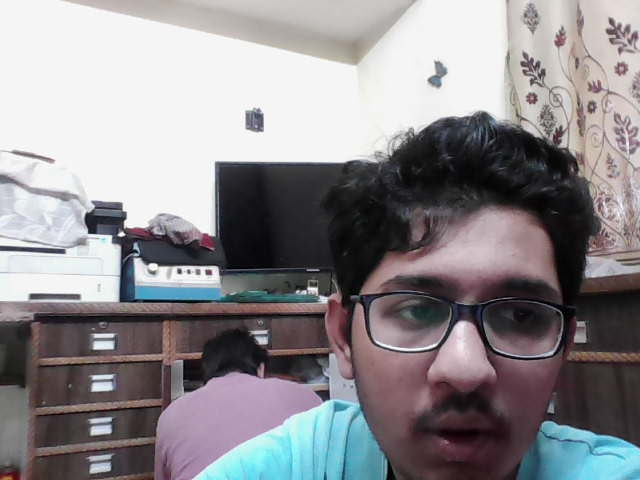
#> input picture captures/analysis_20260526_111026_818740.jpg, 640 x 480 px
$ python -i expression_detector.py   (imports and definitions only)
#> lines starting #> are read from the running program, lines starting #| are printed output that depends on the picture
#> further down, picture is the input picture: shape (480, 640, 3); mean B, G, R 142.1, 138.8, 141.6
"""
Facial Expression Detector using OpenCV
Detects faces and analyzes basic expressions
"""
import cv2
import numpy as np
import logging
from typing import Optional, Dict, Any, List, Tuple

logger = logging.getLogger(__name__)


class ExpressionDetector:
    """Detects facial expressions using OpenCV"""

    def __init__(self):
        """Initialize expression detector with Haar Cascades"""
        self.face_cascade = None
        self.eye_cascade = None
        self.smile_cascade = None

        try:
            # Load Haar Cascade classifiers
            self.face_cascade = cv2.CascadeClassifier(
                cv2.data.haarcascades + 'haarcascade_frontalface_default.xml'
            )
            self.eye_cascade = cv2.CascadeClassifier(
                cv2.data.haarcascades + 'haarcascade_eye.xml'
            )
            self.smile_cascade = cv2.CascadeClassifier(
                cv2.data.haarcascades + 'haarcascade_smile.xml'
            )
            logger.info("Expression detector initialized successfully")
        except Exception as e:
            logger.error(f"Error initializing expression detector: {e}")

    # [22 lines left out: function detect_faces, not called in this run]

    def analyze_expression(self, frame: np.ndarray) -> Dict[str, Any]:
        """
        Analyze facial expression in frame

        Args:
            frame: Input frame (BGR format)

        Returns:
            Dictionary with expression analysis
        """
        if self.face_cascade is None:
            return self._get_default_analysis()

        gray = cv2.cvtColor(frame, cv2.COLOR_BGR2GRAY)
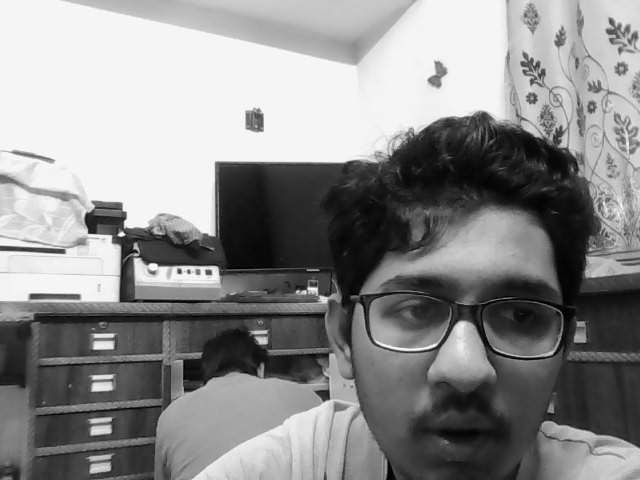
#> gray: shape (480, 640); min 0, max 255, mean 140
        faces = self.face_cascade.detectMultiScale(gray, 1.1, 5, minSize=(30, 30))
#> faces = [[340, 216, 247, 247]]

        if len(faces) == 0:
            return {
                'face_detected': False,
                'dominant_emotion': 'no_face',
                'confidence': 0.0,
                'valence': 0.0,
                'arousal': 0.0,
                'stress_level': 0
            }

        # Get the largest face
        face = max(faces, key=lambda f: f[2] * f[3])
#> face = [340, 216, 247, 247]
        x, y, w, h = face
#> x = 340; y = 216; w = 247; h = 247

        # Extract face region
        face_roi = gray[y:y+h, x:x+w]
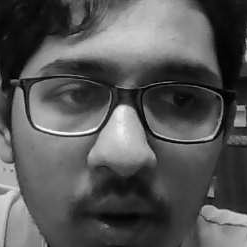
#> face_roi: shape (247, 247); min 0, max 255, mean 86

        # Detect eyes
        eyes = self.eye_cascade.detectMultiScale(face_roi, 1.1, 5) if self.eye_cascade else []
#> eyes = [[50, 78, 38, 38]]

        # Detect smile
        smiles = self.smile_cascade.detectMultiScale(
            face_roi, 1.8, 20, minSize=(25, 25)
        ) if self.smile_cascade else []
#> smiles = ()

        # Analyze expression based on features
        has_smile = len(smiles) > 0
#> has_smile = False
        eye_count = len(eyes)
#> eye_count = 1

        # Calculate face area ratio for stress detection
        face_area = w * h
#> face_area = 61009
        frame_area = gray.shape[0] * gray.shape[1]
#> frame_area = 307200
        face_ratio = face_area / frame_area
#> face_ratio = 0.199

        # Advanced emotion detection
        if has_smile and eye_count >= 2:
            emotion = 'joyful'
            emotion_desc = 'Happy and engaged - optimal performance state'
            valence = 0.8
            arousal = 0.6
            stress_level = 2
        elif has_smile:
            emotion = 'content'
            emotion_desc = 'Relaxed and positive'
            valence = 0.6
            arousal = 0.4
            stress_level = 3
        elif eye_count >= 2 and face_ratio > 0.15:
            emotion = 'intensely_focused'
            emotion_desc = 'High concentration - peak performance zone'
            valence = 0.4
            arousal = 0.8
            stress_level = 7
        elif eye_count >= 2:
            emotion = 'focused'
            emotion_desc = 'Concentrated and alert'
            valence = 0.3
            arousal = 0.7
            stress_level = 6
        elif eye_count == 1:
            emotion = 'contemplative'
            emotion_desc = 'Thinking deeply or partially distracted'
            valence = 0.2
            arousal = 0.5
            stress_level = 5
        elif face_ratio < 0.08:
            emotion = 'distant'
            emotion_desc = 'Disengaged or looking away'
            valence = -0.1
            arousal = 0.3
            stress_level = 4
        else:
            emotion = 'neutral'
            emotion_desc = 'Calm and composed'
            valence = 0.0
            arousal = 0.5
            stress_level = 5

        return {
            'face_detected': True,
            'face_location': (x, y, w, h),
            'dominant_emotion': emotion,
            'emotion_description': emotion_desc,
            'confidence': 0.75 + (0.1 if has_smile else 0.0) + (0.05 if eye_count >= 2 else 0.0),
            'valence': valence,
            'arousal': arousal,
            'stress_level': stress_level,
            'features': {
                'eyes_detected': eye_count,
                'smile_detected': has_smile,
                'face_size_ratio': face_ratio
            },
            'performance_indicators': {
                'engagement_level': 'high' if arousal > 0.6 else 'medium' if arousal > 0.4 else 'low',
                'emotional_stability': 'stable' if abs(valence) < 0.3 else 'positive' if valence > 0 else 'negative',
                'stress_category': 'high' if stress_level > 6 else 'moderate' if stress_level > 4 else 'low'
            }
        }

    # [61 lines left out: functions draw_annotations, _get_default_analysis, not called in this run]

    def is_available(self) -> bool:
        """Check if detector is available"""
        return self.face_cascade is not None


# Made with Bob - OpenCV Face Detection

>>> import cv2
>>> picture = cv2.imread('../../captures/analysis_20260526_111026_818740.jpg')
>>> result = ExpressionDetector().analyze_expression(picture)
#> result = 10 items

$ run again, on captures/analysis_20260526_111031_617210.jpg
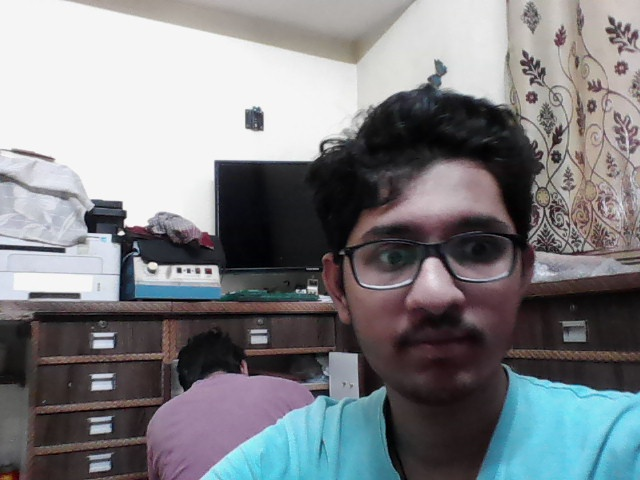
#> input picture captures/analysis_20260526_111031_617210.jpg, 640 x 480 px
#> picture is the input picture: shape (480, 640, 3); mean B, G, R 132.1, 128.4, 126.7
#> in analyze_expression, `gray = cv2.cvtColor(frame, cv2.COLOR_BGR2GRAY)`:
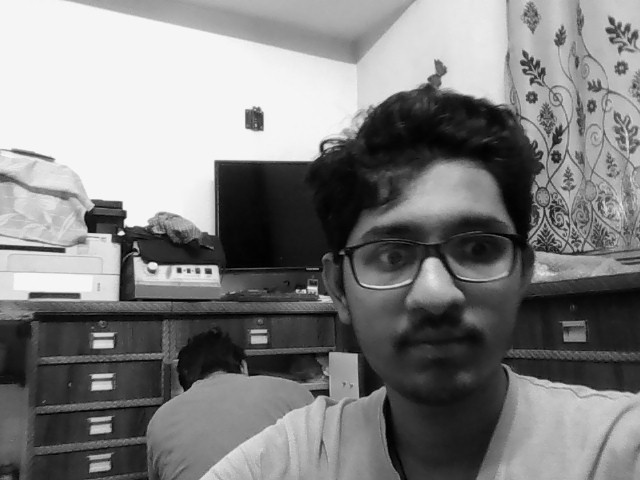
#> gray: shape (480, 640); min 0, max 254, mean 128.3
#> faces = [[323, 165, 224, 224]]
#> face = [323, 165, 224, 224]
#> x = 323; y = 165; w = 224
#> in analyze_expression, `face_roi = gray[y:y+h, x:x+w]`:
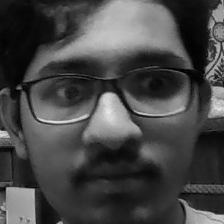
#> face_roi: shape (224, 224); min 0, max 233, mean 70.9
#> eyes = [[42, 69, 43, 43]]
#> smiles = ()
#> has_smile = False
#> eye_count = 1
#> face_area = 50176
#> face_ratio = 0.163
#> result = 10 items
